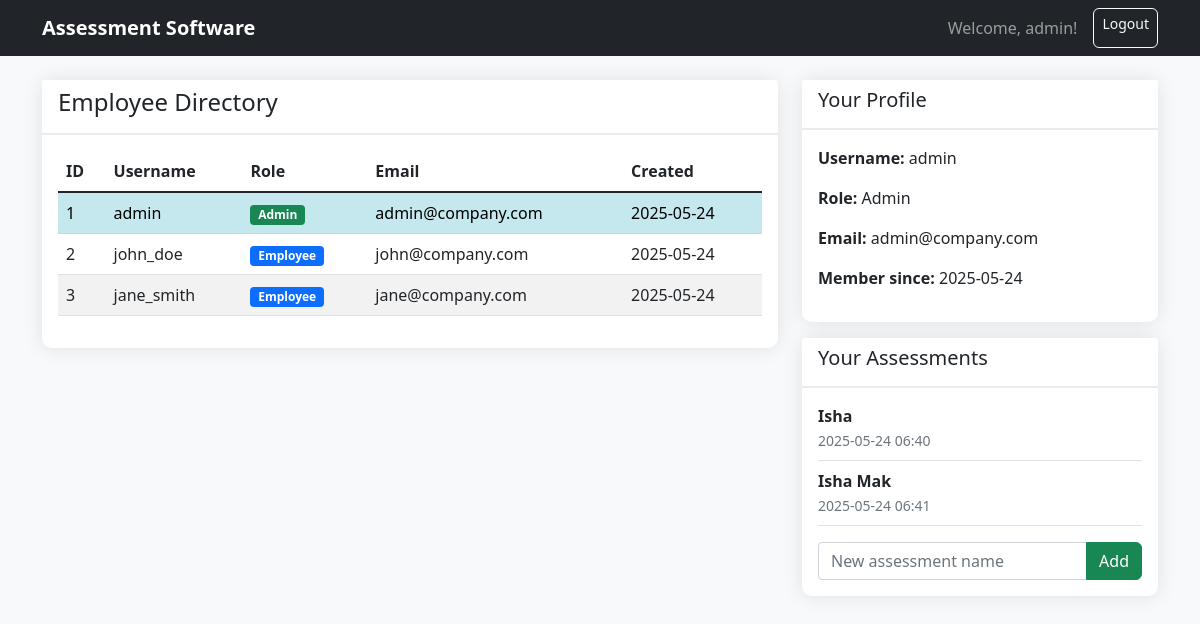
The page /dashboard (signed in) on the database its author committed.
### models.py (models this page shows, shortened)
class User(db.Model):
    id = db.Column(db.Integer, primary_key=True)
    username = db.Column(db.String(80), unique=True, nullable=False)
    password_hash = db.Column(db.String(120), nullable=False)
    role = db.Column(db.String(20), nullable=False, default='employee')
    email = db.Column(db.String(100), nullable=True)
    created_at = db.Column(db.DateTime, default=datetime.utcnow)

class Assessment(db.Model):
    id = db.Column(db.Integer, primary_key=True)
    user_id = db.Column(db.Integer, db.ForeignKey('user.id'), nullable=False)
    assessment_name = db.Column(db.String(100), nullable=False)
    score = db.Column(db.Float, nullable=True)
    completed_at = db.Column(db.DateTime, default=datetime.utcnow)
    user = db.relationship('User', backref=db.backref('assessments', lazy=True))

### app.py (the view)
    def decorated_function(*args, **kwargs):
        if 'user_id' not in session:
            flash('Please log in to access this page.', 'error')
            return redirect(url_for('login'))
        return f(*args, **kwargs)

### app.py (called while the page is built)
def login_required(f):
    def decorated_function(*args, **kwargs):
        if 'user_id' not in session:
            flash('Please log in to access this page.', 'error')
            return redirect(url_for('login'))
        return f(*args, **kwargs)
    decorated_function.__name__ = f.__name__
    return decorated_function

@app.route('/dashboard')
@login_required
def dashboard():
    users = get_all_users()
    current_user = User.query.get(session['user_id'])
    user_assessments = Assessment.query.filter_by(user_id=current_user.id).all()
    return render_template('dashboard.html',
                         users=users,
                         current_user=current_user,
                         assessments=user_assessments)

### database.py (called while the page is built)
def get_all_users():
    return User.query.all()

### templates/dashboard.html (shortened to what this page needs)
{% extends "base.html" %}
{% block content %}
<div class="row">
    <div class="col-md-8">
        <div class="card">
            <div class="card-header">
                <h4>Employee Directory</h4>
            </div>
            <div class="card-body">
                {% if users %}
                <div class="table-responsive">
                    <table class="table table-striped">
                        <thead>
                            <tr>
                                <th>ID</th>
                                <th>Username</th>
                                <th>Role</th>
                                <th>Email</th>
                                <th>Created</th>
                            </tr>
                        </thead>
                        <tbody>
                            {% for user in users %}
                            <tr {% if user.id == current_user.id %}class="table-info"{% endif %}>
                                <td>{{ user.id }}</td>
                                <td>{{ user.username }}</td>
                                <td>
                                    <span class="badge bg-{{ 'success' if user.role == 'admin' else 'primary' }}">
                                        {{ user.role.title() }}
                                    </span>
                                </td>
                                <td>{{ user.email or 'Not provided' }}</td>
                                <td>{{ user.created_at.strftime('%Y-%m-%d') }}</td>
                            </tr>
                            {% endfor %}
                        </tbody>
                    </table>
                </div>
                {% else %}
                <p>No employees found.</p>
                {% endif %}
            </div>
        </div>
    </div>
    <div class="col-md-4">
        <div class="card">
            <div class="card-header">
                <h5>Your Profile</h5>
            </div>
            <div class="card-body">
                <p><strong>Username:</strong> {{ current_user.username }}</p>
                <p><strong>Role:</strong> {{ current_user.role.title() }}</p>
                <p><strong>Email:</strong> {{ current_user.email or 'Not provided' }}</p>
                <p><strong>Member since:</strong> {{ current_user.created_at.strftime('%Y-%m-%d') }}</p>
            </div>
        </div>
        <div class="card mt-3">
            <div class="card-header">
                <h5>Your Assessments</h5>
            </div>
            <div class="card-body">
                {% if assessments %}
                    {% for assessment in assessments %}
                    <div class="border-bottom pb-2 mb-2">
                        <strong>{{ assessment.assessment_name }}</strong><br>
                        <small class="text-muted">{{ assessment.completed_at.strftime('%Y-%m-%d %H:%M') }}</small>
                    </div>
                    {% endfor %}
                {% else %}
                    <p class="text-muted">No assessments yet.</p>
                {% endif %}
                <form method="POST" action="{{ url_for('create_assessment') }}" class="mt-3">
                    <div class="input-group">
                        <input type="text" class="form-control" name="assessment_name" placeholder="New assessment name">
                        <button class="btn btn-success" type="submit">Add</button>
                    </div>
                </form>
            </div>
        </div>
    </div>
</div>
{% endblock %}

### templates/base.html (shortened to what this page needs)
<!DOCTYPE html>
<html lang="en">
<head>
    <link href="https://cdnjs.cloudflare.com/ajax/libs/bootstrap/5.1.3/css/bootstrap.min.css" rel="stylesheet">
    <link href="{{ url_for('static', filename='style.css') }}" rel="stylesheet">
</head>
<body>
    <nav class="navbar navbar-expand-lg navbar-dark bg-dark">
        <div class="container">
            <a class="navbar-brand" href="{{ url_for('index') }}">Assessment Software</a>
            {% if session.user_id %}
            <div class="navbar-nav ms-auto">
                <span class="navbar-text me-3">Welcome, {{ session.username }}!</span>
                <a class="btn btn-outline-light btn-sm" href="{{ url_for('logout') }}">Logout</a>
            </div>
            {% endif %}
        </div>
    </nav>
    <div class="container mt-4">
        {% block content %}{% endblock %}
    </div>
</body>
</html>

### templates/static/style.css (style rules this page uses)
body { background-color: #f8f9fa; }
.card { border: none; border-radius: 10px; box-shadow: 0 0 20px rgba(0,0,0,0.1); }
.card-header { background-color: #fff; border-bottom: 2px solid #e9ecef; font-weight: 600; }
.navbar-brand { font-weight: bold; }
.table-info { background-color: rgba(13, 202, 240, 0.1) !important; }
.btn { border-radius: 6px; }

### rows shown on the page
User: id "1", username "admin", role "Admin", email "admin@company.com", created_at "2025-05-24"
User: id "2", username "john_doe", role "Employee", email "john@company.com", created_at "2025-05-24"
User: id "3", username "jane_smith", role "Employee", email "jane@company.com", created_at "2025-05-24"
Assessment: assessment_name "Isha", completed_at "2025-05-24 06:40"
Assessment: assessment_name "Isha Mak", completed_at "2025-05-24 06:41"

### other values the page prints
{{ session.username }} "admin"
